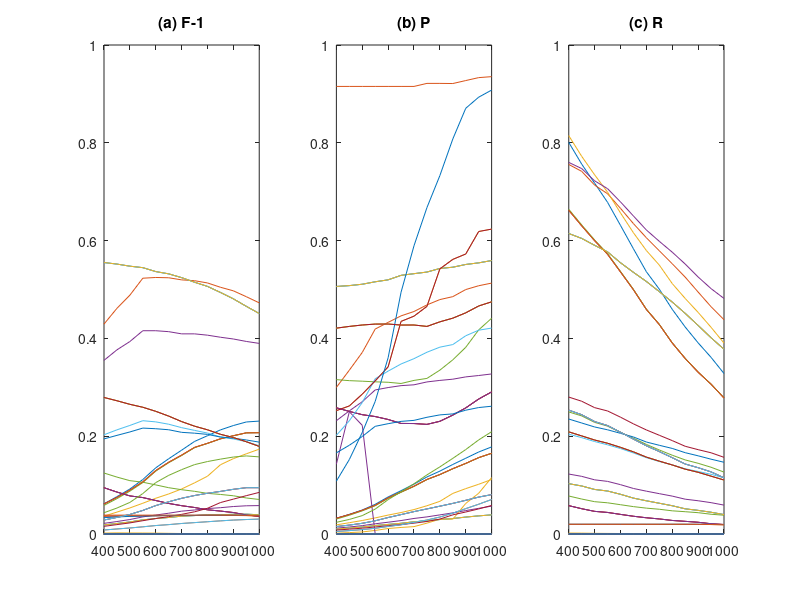

The MATLAB script that drew this image:
data = importdata('expanded.csv');
data = data.data;
labels = data(9:2:21, 2)
mat = reshape(data(:, 5), 21, 64)
subplot(1,3,1),plot(0:50:1000, mat)
axis([400,1000,0,1])
set(gca,'XTick',400:100:1000), set(gca,'XTickLabel',labels)
title('(a) F-1')
mat = reshape(data(:, 3), 21, 64)
subplot(1,3,2),plot(0:50:1000, mat)
axis([400,1000,0,1])
set(gca,'XTick',400:100:1000), set(gca,'XTickLabel',labels)
title('(b) P')
mat = reshape(data(:, 4), 21, 64)
subplot(1,3,3),plot(0:50:1000, mat)
axis([400,1000,0,1])
set(gca,'XTick',400:100:1000), set(gca,'XTickLabel',labels)
title('(c) R')